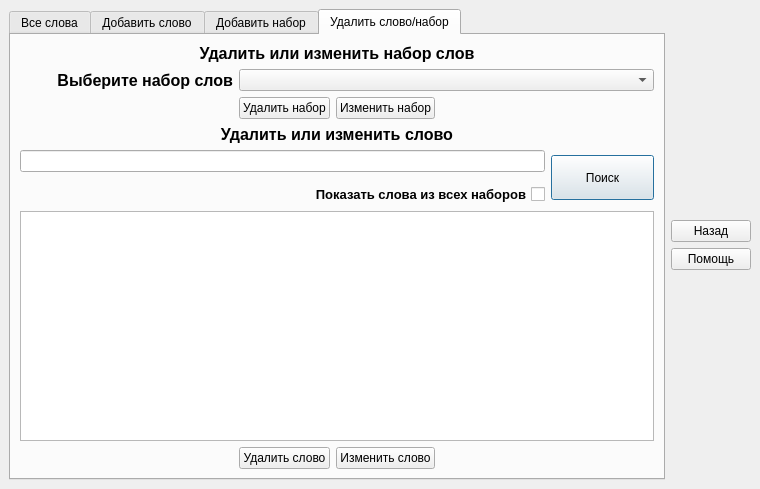
<?xml version="1.0" encoding="UTF-8"?>
<ui version="4.0">
 <class>Editor</class>
 <widget class="QMainWindow" name="Editor">
  <property name="geometry">
   <rect>
    <x>0</x>
    <y>0</y>
    <width>760</width>
    <height>489</height>
   </rect>
  </property>
  <property name="minimumSize">
   <size>
    <width>760</width>
    <height>489</height>
   </size>
  </property>
  <property name="maximumSize">
   <size>
    <width>760</width>
    <height>489</height>
   </size>
  </property>
  <property name="windowTitle">
   <string>MainWindow</string>
  </property>
  <widget class="QWidget" name="centralwidget">
   <layout class="QGridLayout" name="gridLayout_6">
    <item row="0" column="2">
     <layout class="QVBoxLayout" name="verticalLayout">
      <item>
       <spacer name="verticalSpacer_2">
        <property name="orientation">
         <enum>Qt::Vertical</enum>
        </property>
        <property name="sizeHint" stdset="0">
         <size>
          <width>20</width>
          <height>40</height>
         </size>
        </property>
       </spacer>
      </item>
      <item>
       <widget class="QPushButton" name="pushButtonBack">
        <property name="enabled">
         <bool>true</bool>
        </property>
        <property name="text">
         <string>Назад</string>
        </property>
       </widget>
      </item>
      <item>
       <widget class="QPushButton" name="pushButtonHelp">
        <property name="text">
         <string>Помощь</string>
        </property>
       </widget>
      </item>
      <item>
       <spacer name="verticalSpacer">
        <property name="orientation">
         <enum>Qt::Vertical</enum>
        </property>
        <property name="sizeHint" stdset="0">
         <size>
          <width>20</width>
          <height>40</height>
         </size>
        </property>
       </spacer>
      </item>
     </layout>
    </item>
    <item row="0" column="0">
     <widget class="QTabWidget" name="tabWidget">
      <property name="cursor">
       <cursorShape>ArrowCursor</cursorShape>
      </property>
      <property name="layoutDirection">
       <enum>Qt::LeftToRight</enum>
      </property>
      <property name="currentIndex">
       <number>3</number>
      </property>
      <widget class="QWidget" name="tab">
       <attribute name="title">
        <string>Все слова</string>
       </attribute>
       <layout class="QGridLayout" name="gridLayout">
        <item row="1" column="0">
         <widget class="QLabel" name="label_10">
          <property name="font">
           <font>
            <pointsize>12</pointsize>
            <weight>75</weight>
            <bold>true</bold>
           </font>
          </property>
          <property name="text">
           <string>Выберите набор слов</string>
          </property>
          <property name="alignment">
           <set>Qt::AlignRight|Qt::AlignTrailing|Qt::AlignVCenter</set>
          </property>
         </widget>
        </item>
        <item row="2" column="1">
         <widget class="QCheckBox" name="checkBox">
          <property name="font">
           <font>
            <pointsize>10</pointsize>
            <weight>75</weight>
            <bold>true</bold>
           </font>
          </property>
          <property name="text">
           <string>Показать слова из всех наборов</string>
          </property>
         </widget>
        </item>
        <item row="3" column="0">
         <widget class="QLabel" name="label_6">
          <property name="minimumSize">
           <size>
            <width>50</width>
            <height>0</height>
           </size>
          </property>
          <property name="font">
           <font>
            <pointsize>12</pointsize>
            <weight>75</weight>
            <bold>true</bold>
           </font>
          </property>
          <property name="text">
           <string>Поиск слов</string>
          </property>
          <property name="alignment">
           <set>Qt::AlignRight|Qt::AlignTrailing|Qt::AlignVCenter</set>
          </property>
         </widget>
        </item>
        <item row="0" column="1">
         <widget class="QLabel" name="label">
          <property name="font">
           <font>
            <pointsize>12</pointsize>
            <weight>75</weight>
            <bold>true</bold>
           </font>
          </property>
          <property name="text">
           <string>Все наборы слов</string>
          </property>
          <property name="alignment">
           <set>Qt::AlignCenter</set>
          </property>
         </widget>
        </item>
        <item row="5" column="0" colspan="3">
         <widget class="QLabel" name="label_2">
          <property name="font">
           <font>
            <pointsize>12</pointsize>
            <weight>75</weight>
            <bold>true</bold>
           </font>
          </property>
          <property name="text">
           <string>Слова</string>
          </property>
          <property name="alignment">
           <set>Qt::AlignCenter</set>
          </property>
         </widget>
        </item>
        <item row="3" column="1">
         <widget class="QLineEdit" name="lineEditSearch"/>
        </item>
        <item row="7" column="0" colspan="3">
         <widget class="QTableView" name="tableWords"/>
        </item>
        <item row="1" column="1" colspan="2">
         <widget class="QComboBox" name="comboBox"/>
        </item>
        <item row="2" column="2" rowspan="3">
         <widget class="QPushButton" name="buttonOkEditor">
          <property name="minimumSize">
           <size>
            <width>100</width>
            <height>45</height>
           </size>
          </property>
          <property name="text">
           <string>Поиск</string>
          </property>
          <property name="default">
           <bool>true</bool>
          </property>
         </widget>
        </item>
       </layout>
      </widget>
      <widget class="QWidget" name="tab_2">
       <attribute name="title">
        <string>Добавить слово</string>
       </attribute>
       <layout class="QVBoxLayout" name="verticalLayout_2">
        <item>
         <widget class="QLabel" name="labelHeaderGroup">
          <property name="font">
           <font>
            <pointsize>12</pointsize>
            <weight>75</weight>
            <bold>true</bold>
           </font>
          </property>
          <property name="text">
           <string>Выберите набор</string>
          </property>
          <property name="alignment">
           <set>Qt::AlignCenter</set>
          </property>
         </widget>
        </item>
        <item>
         <widget class="QComboBox" name="comboBoxTab2"/>
        </item>
        <item>
         <widget class="QLabel" name="labelHeaderWord">
          <property name="font">
           <font>
            <pointsize>12</pointsize>
            <weight>75</weight>
            <bold>true</bold>
           </font>
          </property>
          <property name="text">
           <string>Добавить слово</string>
          </property>
          <property name="alignment">
           <set>Qt::AlignCenter</set>
          </property>
         </widget>
        </item>
        <item>
         <layout class="QGridLayout" name="gridLayout_2">
          <item row="0" column="0">
           <widget class="QLabel" name="label_4">
            <property name="font">
             <font>
              <weight>75</weight>
              <bold>true</bold>
             </font>
            </property>
            <property name="text">
             <string>Слово на русском</string>
            </property>
           </widget>
          </item>
          <item row="1" column="0">
           <widget class="QLabel" name="label_3">
            <property name="font">
             <font>
              <weight>75</weight>
              <bold>true</bold>
             </font>
            </property>
            <property name="text">
             <string>Слово на английском</string>
            </property>
           </widget>
          </item>
          <item row="0" column="2" rowspan="2">
           <widget class="QPushButton" name="pushButtonAdd">
            <property name="minimumSize">
             <size>
              <width>0</width>
              <height>50</height>
             </size>
            </property>
            <property name="text">
             <string>Добавить</string>
            </property>
            <property name="default">
             <bool>true</bool>
            </property>
           </widget>
          </item>
          <item row="0" column="1">
           <widget class="QLineEdit" name="lineEditRus"/>
          </item>
          <item row="1" column="1">
           <widget class="QLineEdit" name="lineEditEng"/>
          </item>
          <item row="3" column="0" colspan="2">
           <widget class="QTextEdit" name="textEditRusEng"/>
          </item>
          <item row="3" column="2">
           <widget class="QPushButton" name="pushButtonAdd2">
            <property name="minimumSize">
             <size>
              <width>0</width>
              <height>50</height>
             </size>
            </property>
            <property name="text">
             <string>Добавить</string>
            </property>
           </widget>
          </item>
          <item row="2" column="0" colspan="3">
           <widget class="QLabel" name="label_5">
            <property name="font">
             <font>
              <pointsize>12</pointsize>
              <weight>75</weight>
              <bold>true</bold>
             </font>
            </property>
            <property name="text">
             <string>Добавить несколько слов</string>
            </property>
            <property name="alignment">
             <set>Qt::AlignCenter</set>
            </property>
           </widget>
          </item>
         </layout>
        </item>
       </layout>
      </widget>
      <widget class="QWidget" name="tab_4">
       <attribute name="title">
        <string>Добавить набор</string>
       </attribute>
       <layout class="QHBoxLayout" name="horizontalLayout_3">
        <item>
         <layout class="QGridLayout" name="gridLayout_4">
          <item row="2" column="1">
           <widget class="QLabel" name="label_11">
            <property name="font">
             <font>
              <pointsize>12</pointsize>
              <weight>75</weight>
              <bold>true</bold>
             </font>
            </property>
            <property name="text">
             <string>Все наборы</string>
            </property>
            <property name="alignment">
             <set>Qt::AlignCenter</set>
            </property>
           </widget>
          </item>
          <item row="0" column="1">
           <widget class="QLabel" name="label_9">
            <property name="font">
             <font>
              <pointsize>12</pointsize>
              <weight>75</weight>
              <bold>true</bold>
             </font>
            </property>
            <property name="text">
             <string>Добавить набор</string>
            </property>
            <property name="alignment">
             <set>Qt::AlignCenter</set>
            </property>
           </widget>
          </item>
          <item row="1" column="2">
           <widget class="QPushButton" name="pushButtonAddGroup">
            <property name="text">
             <string>Добавить</string>
            </property>
            <property name="default">
             <bool>true</bool>
            </property>
           </widget>
          </item>
          <item row="3" column="2">
           <widget class="QPushButton" name="pushButtonShowAdd">
            <property name="minimumSize">
             <size>
              <width>0</width>
              <height>50</height>
             </size>
            </property>
            <property name="text">
             <string>Показать</string>
            </property>
           </widget>
          </item>
          <item row="1" column="1">
           <widget class="QLineEdit" name="lineEditAddGroup"/>
          </item>
          <item row="3" column="1">
           <widget class="QTableView" name="tableViewGroup"/>
          </item>
         </layout>
        </item>
       </layout>
      </widget>
      <widget class="QWidget" name="tab_3">
       <attribute name="title">
        <string>Удалить слово/набор</string>
       </attribute>
       <layout class="QGridLayout" name="gridLayout_5">
        <item row="3" column="0" colspan="2">
         <layout class="QGridLayout" name="gridLayout_3">
          <item row="11" column="1">
           <spacer name="horizontalSpacer_5">
            <property name="orientation">
             <enum>Qt::Horizontal</enum>
            </property>
            <property name="sizeHint" stdset="0">
             <size>
              <width>40</width>
              <height>20</height>
             </size>
            </property>
           </spacer>
          </item>
          <item row="2" column="3">
           <widget class="QPushButton" name="pushUpdateWG">
            <property name="minimumSize">
             <size>
              <width>90</width>
              <height>0</height>
             </size>
            </property>
            <property name="text">
             <string>Изменить набор</string>
            </property>
           </widget>
          </item>
          <item row="7" column="0" colspan="6">
           <widget class="QTableView" name="tableViewDel"/>
          </item>
          <item row="11" column="3">
           <widget class="QPushButton" name="pushUpdateWord">
            <property name="minimumSize">
             <size>
              <width>90</width>
              <height>0</height>
             </size>
            </property>
            <property name="text">
             <string>Изменить слово</string>
            </property>
           </widget>
          </item>
          <item row="4" column="0" colspan="5">
           <widget class="QLineEdit" name="lineEditDelWord"/>
          </item>
          <item row="2" column="4" colspan="2">
           <spacer name="horizontalSpacer_4">
            <property name="orientation">
             <enum>Qt::Horizontal</enum>
            </property>
            <property name="sizeHint" stdset="0">
             <size>
              <width>40</width>
              <height>20</height>
             </size>
            </property>
           </spacer>
          </item>
          <item row="1" column="2" colspan="4">
           <widget class="QComboBox" name="comboBoxDel">
            <property name="enabled">
             <bool>true</bool>
            </property>
            <property name="minimumSize">
             <size>
              <width>0</width>
              <height>0</height>
             </size>
            </property>
           </widget>
          </item>
          <item row="0" column="0" colspan="6">
           <widget class="QLabel" name="label_7">
            <property name="font">
             <font>
              <pointsize>12</pointsize>
              <weight>75</weight>
              <bold>true</bold>
             </font>
            </property>
            <property name="text">
             <string>Удалить или изменить набор слов</string>
            </property>
            <property name="alignment">
             <set>Qt::AlignCenter</set>
            </property>
           </widget>
          </item>
          <item row="1" column="0" colspan="2">
           <widget class="QLabel" name="label_12">
            <property name="font">
             <font>
              <pointsize>12</pointsize>
              <weight>75</weight>
              <bold>true</bold>
             </font>
            </property>
            <property name="text">
             <string>Выберите набор слов</string>
            </property>
            <property name="alignment">
             <set>Qt::AlignRight|Qt::AlignTrailing|Qt::AlignVCenter</set>
            </property>
           </widget>
          </item>
          <item row="2" column="0" colspan="2">
           <spacer name="horizontalSpacer_3">
            <property name="orientation">
             <enum>Qt::Horizontal</enum>
            </property>
            <property name="sizeHint" stdset="0">
             <size>
              <width>40</width>
              <height>20</height>
             </size>
            </property>
           </spacer>
          </item>
          <item row="3" column="0" colspan="6">
           <widget class="QLabel" name="label_8">
            <property name="font">
             <font>
              <pointsize>12</pointsize>
              <weight>75</weight>
              <bold>true</bold>
             </font>
            </property>
            <property name="text">
             <string>Удалить или изменить слово</string>
            </property>
            <property name="alignment">
             <set>Qt::AlignCenter</set>
            </property>
           </widget>
          </item>
          <item row="6" column="0" colspan="5">
           <widget class="QCheckBox" name="checkBoxDel">
            <property name="font">
             <font>
              <pointsize>10</pointsize>
              <weight>75</weight>
              <bold>true</bold>
             </font>
            </property>
            <property name="layoutDirection">
             <enum>Qt::RightToLeft</enum>
            </property>
            <property name="text">
             <string>Показать слова из всех наборов</string>
            </property>
           </widget>
          </item>
          <item row="11" column="2">
           <widget class="QPushButton" name="pushButtonDelWord">
            <property name="minimumSize">
             <size>
              <width>90</width>
              <height>0</height>
             </size>
            </property>
            <property name="maximumSize">
             <size>
              <width>10000</width>
              <height>16777215</height>
             </size>
            </property>
            <property name="text">
             <string>Удалить слово</string>
            </property>
           </widget>
          </item>
          <item row="4" column="5" rowspan="3">
           <widget class="QPushButton" name="pushButtonSearch">
            <property name="minimumSize">
             <size>
              <width>0</width>
              <height>45</height>
             </size>
            </property>
            <property name="maximumSize">
             <size>
              <width>270</width>
              <height>16777215</height>
             </size>
            </property>
            <property name="text">
             <string>Поиск</string>
            </property>
            <property name="iconSize">
             <size>
              <width>16</width>
              <height>30</height>
             </size>
            </property>
            <property name="autoRepeatDelay">
             <number>300</number>
            </property>
            <property name="autoRepeatInterval">
             <number>100</number>
            </property>
            <property name="default">
             <bool>true</bool>
            </property>
           </widget>
          </item>
          <item row="2" column="2">
           <widget class="QPushButton" name="pushButtonDelGroup">
            <property name="minimumSize">
             <size>
              <width>90</width>
              <height>0</height>
             </size>
            </property>
            <property name="maximumSize">
             <size>
              <width>150</width>
              <height>16777215</height>
             </size>
            </property>
            <property name="text">
             <string>Удалить набор</string>
            </property>
           </widget>
          </item>
          <item row="11" column="4">
           <spacer name="horizontalSpacer_6">
            <property name="orientation">
             <enum>Qt::Horizontal</enum>
            </property>
            <property name="sizeHint" stdset="0">
             <size>
              <width>40</width>
              <height>20</height>
             </size>
            </property>
           </spacer>
          </item>
          <item row="11" column="5">
           <spacer name="horizontalSpacer_2">
            <property name="orientation">
             <enum>Qt::Horizontal</enum>
            </property>
            <property name="sizeHint" stdset="0">
             <size>
              <width>40</width>
              <height>20</height>
             </size>
            </property>
           </spacer>
          </item>
          <item row="11" column="0">
           <spacer name="horizontalSpacer">
            <property name="orientation">
             <enum>Qt::Horizontal</enum>
            </property>
            <property name="sizeHint" stdset="0">
             <size>
              <width>40</width>
              <height>20</height>
             </size>
            </property>
           </spacer>
          </item>
         </layout>
        </item>
       </layout>
      </widget>
     </widget>
    </item>
   </layout>
  </widget>
  <action name="action">
   <property name="text">
    <string>Как пользоваться?...</string>
   </property>
  </action>
 </widget>
 <resources/>
 <connections/>
</ui>
